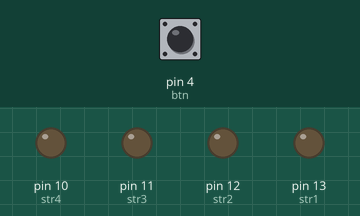
This sketch was run on a simulated Arduino Uno, built with avr-gcc and run on an emulated ATmega328P. On the bench: output pins drawn as LEDs (lit = HIGH). Dashed ring = blinking. Inputs (shaded band) come from the test bench; at power-on: pin 4 (btn) HIGH.

Above: at 1.2 s.
1.3 s: pin 4 (btn) pulled LOW for 1 s
At 2.1 s:
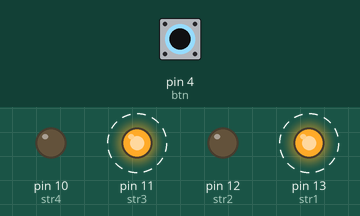
4.7 s: pin 4 (btn) pulled LOW for 3.2 s
At 5.9 s:
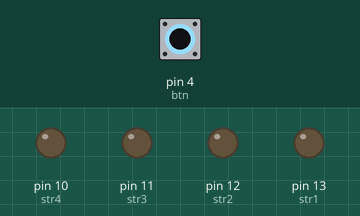
9.4 s: pin 4 (btn) pulsed LOW 2 times (0.12 s each, 0.3 s apart)
At 11.7 s:
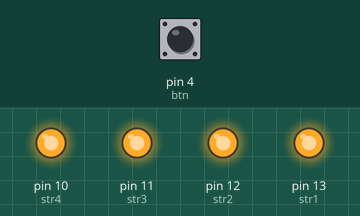
Timing chart, 0 to 13.2 s (numbered marks = the images above; inputs shaded):
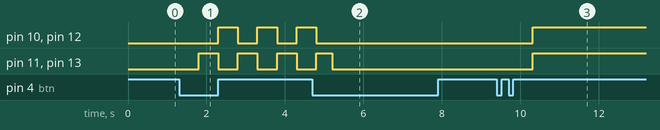

Measured:
- after the input at 1.3 s, pin 10 (str4), pin 12 (str2): alternates HIGH for 0.50 s and LOW for 0.50 s, starting after 1.0 s; pin 11 (str3), pin 13 (str1): alternates HIGH for 0.50 s and LOW for 0.50 s, starting after 0.50 s
- after the input at 4.7 s, pin 10 (str4), pin 12 (str2): goes on until 4.8 s, then stays LOW
- after the input at 9.4 s, pin 10 (str4), pin 11 (str3), pin 12 (str2), pin 13 (str1): LOW → HIGH after 0.92 s

The sketch:

main.ino
```cpp
#include <EncButton.h>

Button btn(4);

const int str1 = 13;
const int str2 = 12;
const int str3 = 11;
const int str4 = 10;

unsigned long previousMillis = 0;
const long interval = 500;

bool toggleState = false;

bool strobe = 0;
bool pow = 0;

void setup() {
  pinMode(str1, OUTPUT);
  pinMode(str2, OUTPUT);
  pinMode(str3, OUTPUT);
  pinMode(str4, OUTPUT);
}

void loop() {
  btn.tick();

  unsigned long currentMillis = millis();

  if (btn.hold(3)) strobe = !strobe;
  if (btn.hasClicks(2)) pow = !pow;


  if (strobe == 1 && (currentMillis - previousMillis >= interval)) {
        previousMillis = currentMillis;

        toggleState = !toggleState;

        if (toggleState) {
            digitalWrite(str1, HIGH);
            digitalWrite(str3, HIGH);
            digitalWrite(str2, LOW);
            digitalWrite(str4, LOW);
        } else {
            digitalWrite(str1, LOW);
            digitalWrite(str3, LOW);
            digitalWrite(str2, HIGH);
            digitalWrite(str4, HIGH);
        }
    }

  if (pow) {
        digitalWrite(str1, HIGH);
        digitalWrite(str2, HIGH);
        digitalWrite(str3, HIGH);
        digitalWrite(str4, HIGH);
    } else if (!strobe) {  // Если мигание выключено – гасим светодиоды
        digitalWrite(str1, LOW);
        digitalWrite(str2, LOW);
        digitalWrite(str3, LOW);
        digitalWrite(str4, LOW);
    }

}
```
